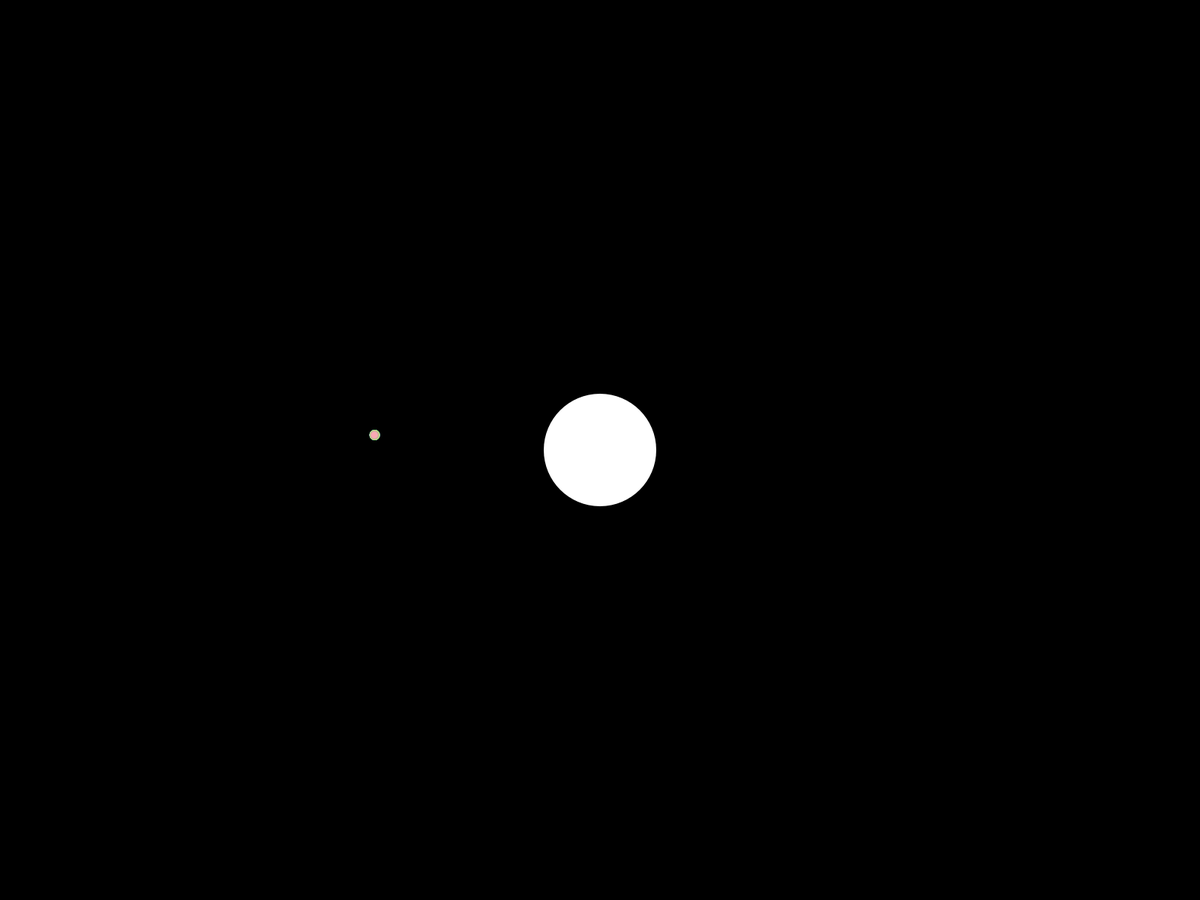
Frame 1 (no input)
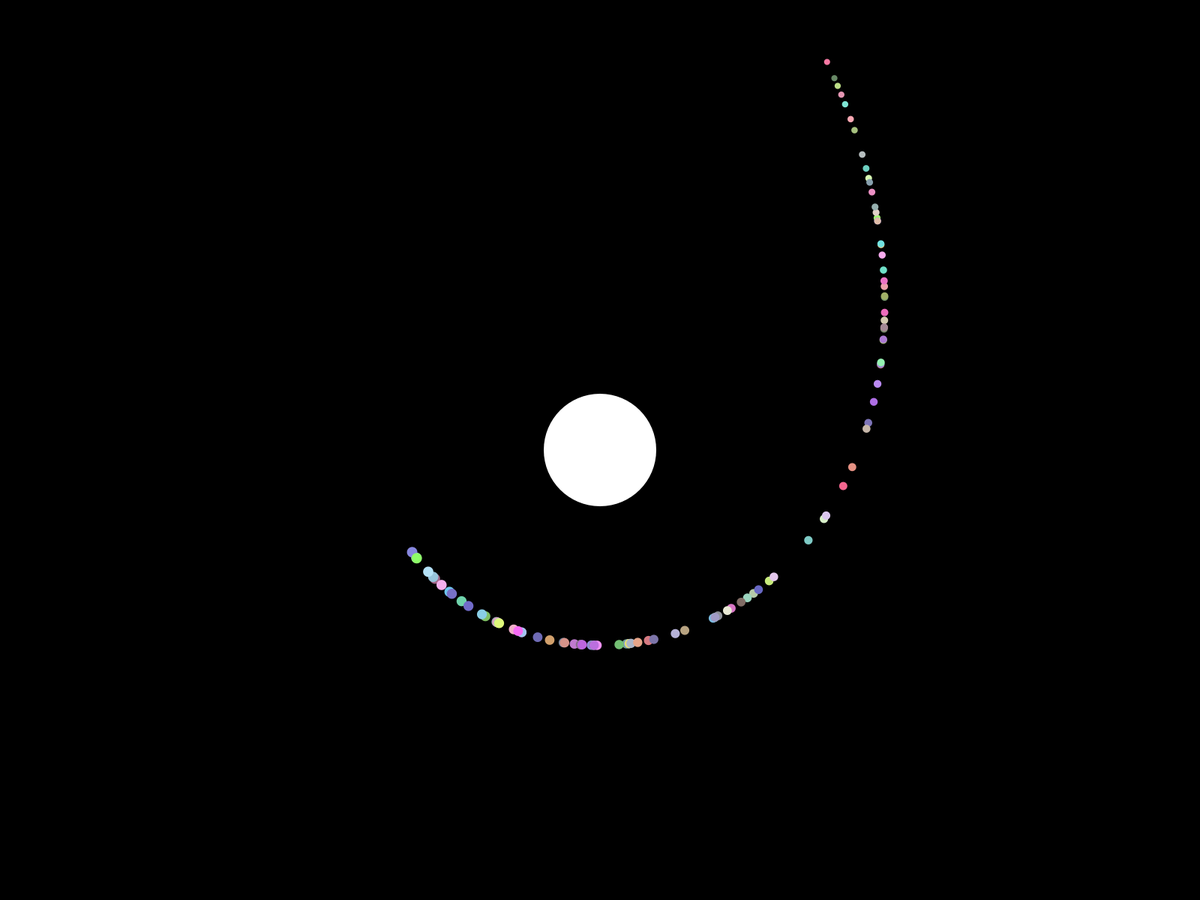
Frame 60 (the mouse pressed at the canvas centre just before this capture)
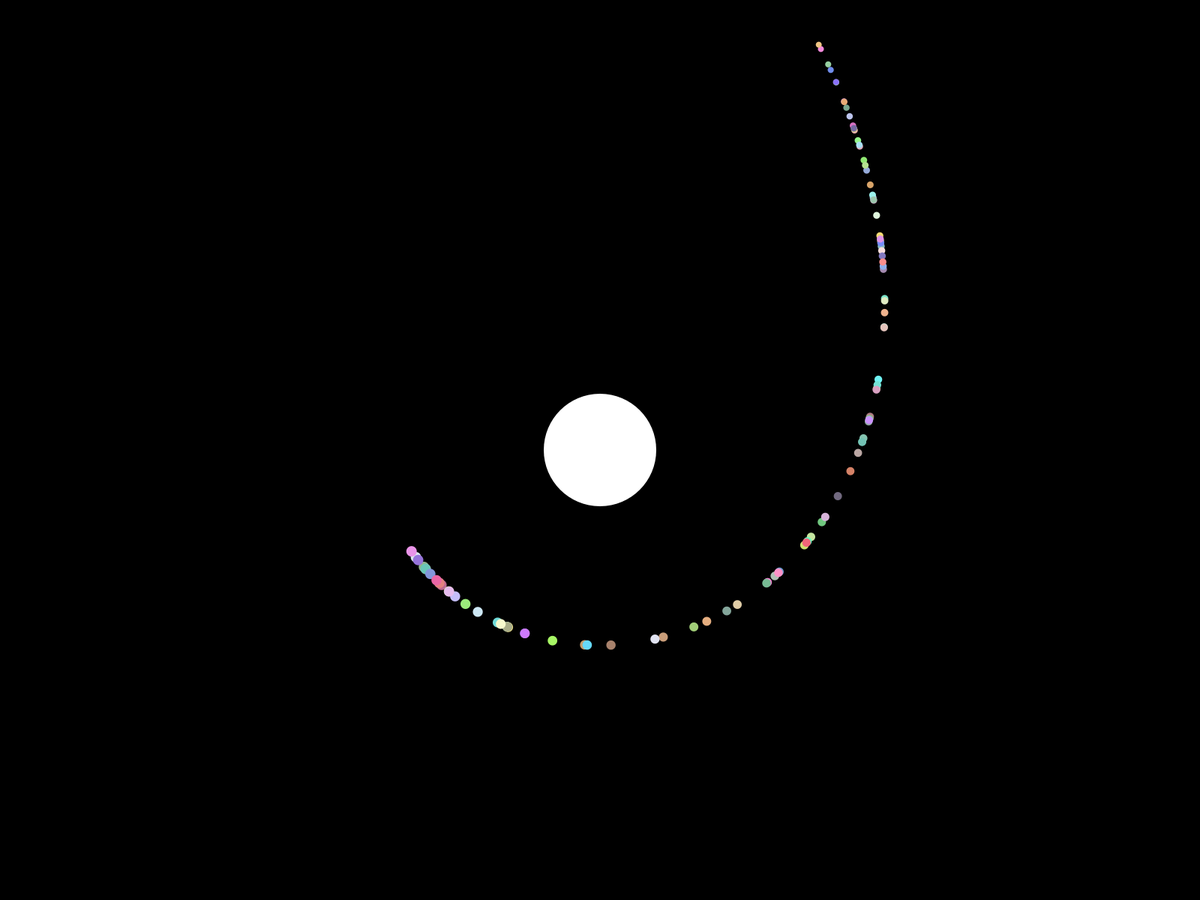
Frame 120 (the mouse held since frame 60 and released just before this capture)

The Processing sketch that drew these frames (run headless with seeded random() and noise(); from frame 60 on, the mouse is pressed at the canvas centre):

// Processing sketch: Gravity
// ── Gravity.pde
public class Mass {
  
  protected PVector pos;
  protected float r;
  protected color c;
  
  public Mass(int x, int y, float r) {
    this.pos = new PVector(x, y);
    this.r = r;
    this.c = color(255, 255, 255);
  }
  
  public void show() {
    noStroke();
    fill(c);
    ellipse(pos.x, pos.y, r*2, r*2);
  }
  
  public PVector getPos() {
    return pos;
  }
  
  public float getMass() {
    return 2 * PI * r;
  }
  
  public float getR() {
    return r;
  }
  
  public void setR(float r) {
    this.r = r;
  }
  
}

public class Player extends Mass {
  
  protected PVector vel, acc;
  
  public Player(int x, int y, float r, color c) {
    super(x, y, r);
    this.vel = new PVector(-2, -20);
    this.acc = new PVector(0, 0);
    this.c = color(c);
  }
  
  public void applyForce(PVector force) {
    acc.add(force);
  }
  
  public void move() {
    vel.add(acc);
    pos.add(vel);
    
    acc.mult(0);
  }
  
  public void collide(Mass mass) {
    PVector dist = new PVector(pos.x - mass.getPos().x, pos.y - mass.getPos().y);
    if (floor(dist.mag()) < r + mass.getR()) {
      acc.mult(0);
      vel.mult(0);
      dist.normalize();
      dist.mult(r + mass.getR());
      pos = PVector.add(mass.getPos(), dist);
    }
  }
  
  public PVector getGrav(Mass mass) {
    PVector grav;
    PVector dist = new PVector(mass.getPos().x - pos.x, mass.getPos().y - pos.y);
    if (dist.mag() > r + mass.getR()) {
      grav = new PVector(1, 1);
    } else {
      grav = new PVector(0, 0);
    }
    grav.mult((mass.getMass() * this.getMass()) / (float) Math.pow(dist.mag(), 2));
    grav.mult(constG);
    
    grav.rotate(dist.heading() - PI/4);
    
    return grav;
  }
  
}

float constG = 5;
float tempG = constG;

int tempLength = 100;

int adjust = 0;
float adjustOrigin;

ArrayList<Player> players = new ArrayList<Player>();
Mass planet;

void setup() {
  orientation(LANDSCAPE);
  fullScreen();
  
  textAlign(CENTER);
  
  for (int i = 0; i < tempLength; i++) {
    players.add(new Player(0, 0, random(4, 7), color(random(100, 255), random(100, 255), random(100, 255))));
  }
  
  planet = new Mass(300, 0, 75);
}

void draw() {
  background(0);
  
  fill(255);
  stroke(255);
  if (adjust == 1) {
    constG = constrain(tempG + (adjustOrigin - mouseY) / (height / 4), 0F, 10F);
    
    textSize(30);
    text("Strength", width/4, height/2 + 45);
    textSize(90);
    text(String.format(java.util.Locale.US, "%.1f", constG), width/4, height/2);
  } else if (adjust == 2) {
    int diff = constrain(tempLength + floor((adjustOrigin - mouseY) / (height / 50)), 1, 500) - players.size();
    if (diff > 0) {
      for (int i = 0; i < diff; i++) {
        players.add(new Player(0, 0, random(4, 7), color(random(100, 255), random(100, 255), random(100, 255))));
      }
    } else if (diff < 0) {
      for (int i = 0; i < abs(diff); i++) {
        players.remove(players.size() - 1);
      }
    }
    
    textSize(30);
    text("Particles", 3*width/4, height/2 + 45);
    textSize(90);
    text(players.size(), 3*width/4, height/2);
  }
  
  for (Player player : players) {
    player.applyForce(player.getGrav(planet));
    player.collide(planet);
    player.move();
  }
  
  PVector trans = PVector.sub(new PVector(width/2, height/2), planet.getPos());
  translate(trans.x, trans.y);
  
  planet.show();
  for (Player player : players) {
    player.show();
    stroke(255);
  }
  
}

void mousePressed() {
  PVector trans = PVector.sub(new PVector(width/2, height/2), planet.getPos());
  if (dist((mouseX - trans.x), (mouseY - trans.y), planet.getPos().x, planet.getPos().y) < planet.getR()) {
    players.clear();
    for (int i = 0; i < tempLength; i++) {
      players.add(new Player(0, 0, random(4, 7), color(random(100, 255), random(100, 255), random(100, 255))));
    }
  } else if (mouseX < width/2) {
    adjustOrigin = mouseY;
    adjust = 1;
  } else {
    adjustOrigin = mouseY;
    adjust = 2;
  }
}

void mouseReleased() {
  tempG = constG;
  tempLength = players.size();
  adjust = 0;
}
